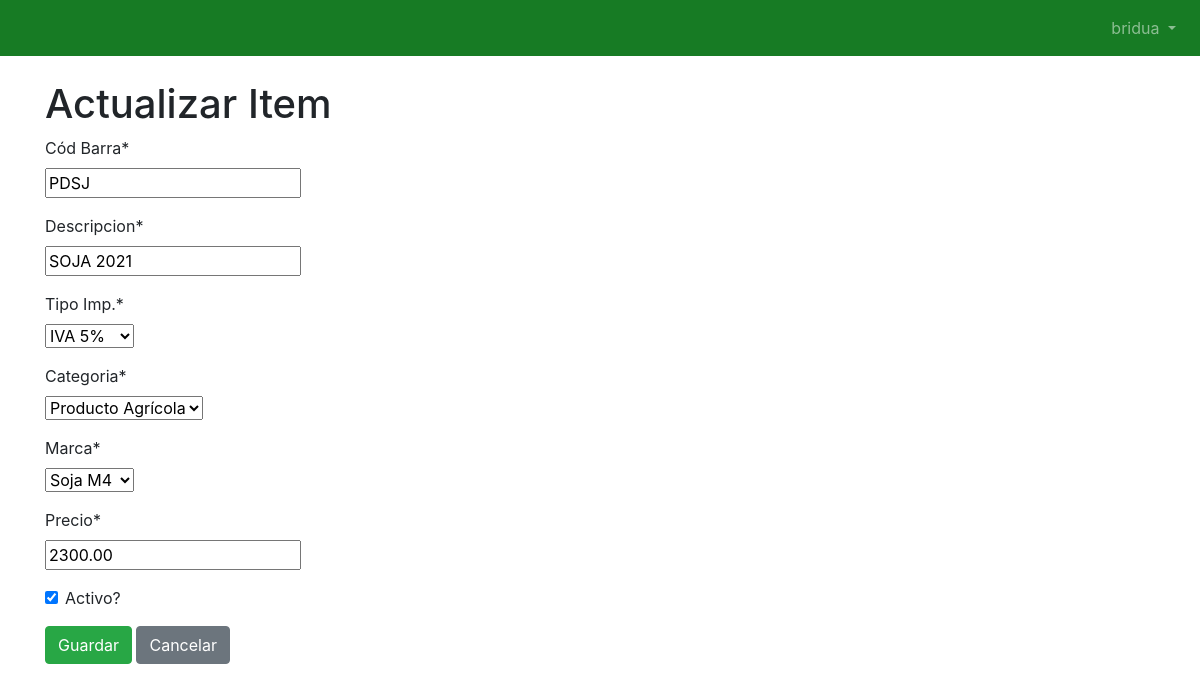
The app's page /inventory/item/1/update (signed in) with its own data.
### inventory/models.py (models this page shows)
class Item(models.Model):
    descripcion = models.CharField(max_length=200, verbose_name="Descripcion")
    precio = models.DecimalField(max_digits=10, decimal_places=2, verbose_name="Precio")
    costo = models.DecimalField(max_digits=10, decimal_places=2, verbose_name="Costo",default=0)
    ultimoCosto = models.DecimalField(max_digits=10, decimal_places=2, verbose_name="Ult. Costo",default=0)
    esActivo = models.BooleanField(verbose_name="Activo?")
    codigoBarra = models.CharField(max_length=20, verbose_name="Cód Barra")
    marca = models.ForeignKey(Marca, on_delete=models.DO_NOTHING, verbose_name="Marca")
    categoria = models.ForeignKey(Categoria, on_delete=models.DO_NOTHING, verbose_name="Categoria")
    tipoItem = models.ForeignKey(TipoItem, on_delete=models.DO_NOTHING, verbose_name="Tipo Item")
    tipoImpuesto = models.ForeignKey(TipoImpuesto, on_delete=models.DO_NOTHING, verbose_name="Tipo Imp.")
    created = models.DateTimeField(auto_now_add=True)
    def __str__(self):
        return self.descripcion

### inventory/views.py (the view, shortened to what this page needs)
# urls.py: path('inventory/item/<int:pk>/update',ItemUpdateView.as_view(), name="item_update"),
class ItemUpdateView(LoginRequiredMixin,UpdateView):
    model = Item
    template_name = 'inventory/item_update.html'
    fields = ['codigoBarra','descripcion','tipoImpuesto','categoria','marca','precio','esActivo']

### inventory/models.py (called while the page is built)
    def __str__(self):
        return self.descripcion

    def __str__(self):
        return self.descripcion

    def __str__(self):
        return self.descripcion

### templates/inventory/item_update.html (shortened to what this page needs)
{% extends 'base.html' %}
{% load crispy_forms_tags %}
{% block content %}
<h1> Actualizar Item </h1>
<form method="post">
    {{ form|crispy }}
    <input class="btn btn-success" type="submit" value="Guardar">
    <a class="btn btn-secondary" href="{% url 'item_list' %}"> Cancelar </a>
</form>
{% endblock %}

### templates/menu.html (shortened to what this page needs)
{% load static %}
<nav class="navbar navbar-expand-lg navbar-dark mb-4" style="background-color: #177B24 ">
    <ul class="navbar-nav ">
        <li class="nav-item dropdown">
            <a class="nav-link dropdown-toggle" href="#" id="navbarDropdownMenuLink" data-toggle="dropdown" aria-haspopup="true" aria-expanded="false">
                {{ user.username|default:'Guest' }}
            </a>
          </li>
    </ul>
</nav>

### templates/bootstrap4/field.html (shortened to what this page needs)
{% load crispy_forms_field %}
{% if field.is_hidden %}
    {{ field }}
{% else %}
    {% if field|is_checkbox %}
        <div class="{% if formset_delete %}d-none{% else %}form-group{% endif %}{% if 'form-horizontal' in form_class %} row{% endif %}">
    {% endif %}
    <{% if tag %}{{ tag }}{% else %}div{% endif %} id="div_{{ field.auto_id }}" class="{% if not field|is_checkbox %}form-group{% else %}{%if use_custom_control%}custom-control custom-checkbox{% else %}form-check{% endif %}{% endif %}">
        {% if field.label and not field|is_checkbox and form_show_labels %}
            <label {% if field.id_for_label %}for="{{ field.id_for_label }}" {% endif %}class="{% if 'form-horizontal' in form_class %}col-form-label {% endif %}{{ label_class }}{% if field.field.required %} requiredField{% endif %}">
                {{ field.label|safe }}{% if field.field.required %}<span class="asteriskField">*</span>{% endif %}
            </label>
        {% endif %}
        {% if not field|is_checkboxselectmultiple and not field|is_radioselect %}
            {% if field|is_checkbox and form_show_labels %}
                {%if use_custom_control%}
                    {% crispy_field field 'class' 'custom-control-input' %}
                {% else %}
                    {% crispy_field field 'class' 'form-check-input' %}
                {% endif %}
                <label for="{{ field.id_for_label }}" class="{%if use_custom_control%}custom-control-label{% else %}form-check-label{% endif %}{% if field.field.required %} requiredField{% endif %}">
                    {{ field.label|safe }}{% if field.field.required %}<span class="asteriskField">*</span>{% endif %}
                </label>
            {% elif field|is_file and use_custom_control  %}
                {% include 'bootstrap4/layout/field_file.html' %}
            {% else %}
                <div class="{{ field_class }}">
                    {% if field|is_select and use_custom_control %}
                         {% crispy_field field 'class' 'custom-select' %}
                    {% else %}
                        {% crispy_field field %}
                    {% endif %}
                </div>
            {% endif %}
        {% endif %}
    </{% if tag %}{{ tag }}{% else %}div{% endif %}>
    {% if field|is_checkbox %}
        </div>
    {% endif %}
{% endif %}

### records on screen
Item: codigoBarra "PDSJ", descripcion "SOJA 2021", tipoImpuesto "IVA 5%", categoria "Producto Agrícola", marca "Soja M4", precio "2300.00", esActivo "☑"

### other values on screen
{{ user.username|default:'Guest' }} "bridua"
{{ field.label|safe }} "Cód Barra Descripcion Tipo Imp. Categoria Marca Precio"
{{ field.label|safe }} "Activo?"
